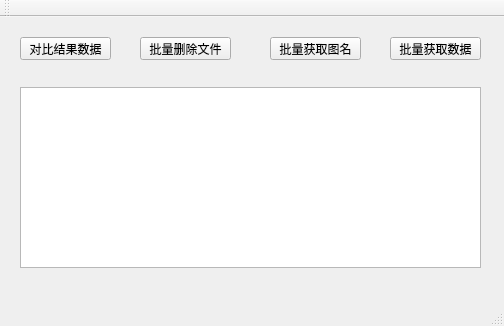
<?xml version="1.0" encoding="UTF-8"?>
<ui version="4.0">
 <class>MainWindow</class>
 <widget class="QMainWindow" name="MainWindow">
  <property name="geometry">
   <rect>
    <x>0</x>
    <y>0</y>
    <width>504</width>
    <height>326</height>
   </rect>
  </property>
  <property name="windowTitle">
   <string>MultipleTestingTools 1.1V</string>
  </property>
  <widget class="QWidget" name="centralWidget">
   <widget class="QPushButton" name="TakeNameButton">
    <property name="geometry">
     <rect>
      <x>270</x>
      <y>20</y>
      <width>91</width>
      <height>23</height>
     </rect>
    </property>
    <property name="text">
     <string>批量获取图名</string>
    </property>
   </widget>
   <widget class="QTextEdit" name="textEdit">
    <property name="geometry">
     <rect>
      <x>20</x>
      <y>70</y>
      <width>461</width>
      <height>181</height>
     </rect>
    </property>
   </widget>
   <widget class="QPushButton" name="ResultDataButton">
    <property name="geometry">
     <rect>
      <x>20</x>
      <y>20</y>
      <width>91</width>
      <height>23</height>
     </rect>
    </property>
    <property name="text">
     <string>对比结果数据</string>
    </property>
   </widget>
   <widget class="QPushButton" name="BatchDeletionButton">
    <property name="geometry">
     <rect>
      <x>140</x>
      <y>20</y>
      <width>91</width>
      <height>23</height>
     </rect>
    </property>
    <property name="text">
     <string>批量删除文件</string>
    </property>
   </widget>
   <widget class="QPushButton" name="TakeStepDataButton_2">
    <property name="geometry">
     <rect>
      <x>390</x>
      <y>20</y>
      <width>91</width>
      <height>23</height>
     </rect>
    </property>
    <property name="text">
     <string>批量获取数据</string>
    </property>
   </widget>
  </widget>
  <widget class="QMenuBar" name="menuBar">
   <property name="geometry">
    <rect>
     <x>0</x>
     <y>0</y>
     <width>504</width>
     <height>23</height>
    </rect>
   </property>
  </widget>
  <widget class="QToolBar" name="mainToolBar">
   <attribute name="toolBarArea">
    <enum>TopToolBarArea</enum>
   </attribute>
   <attribute name="toolBarBreak">
    <bool>false</bool>
   </attribute>
  </widget>
  <widget class="QStatusBar" name="statusBar"/>
 </widget>
 <layoutdefault spacing="6" margin="11"/>
 <resources/>
 <connections/>
</ui>
